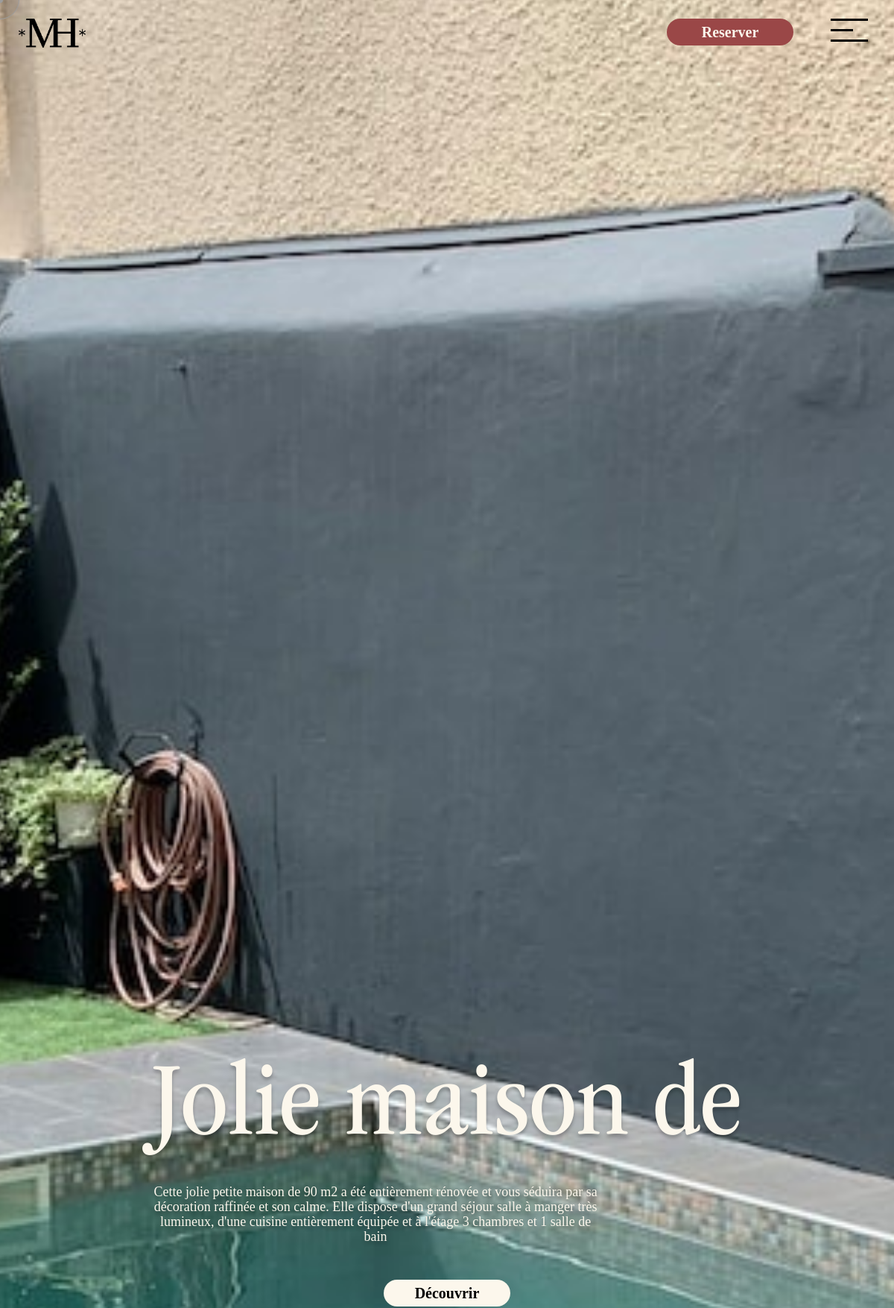
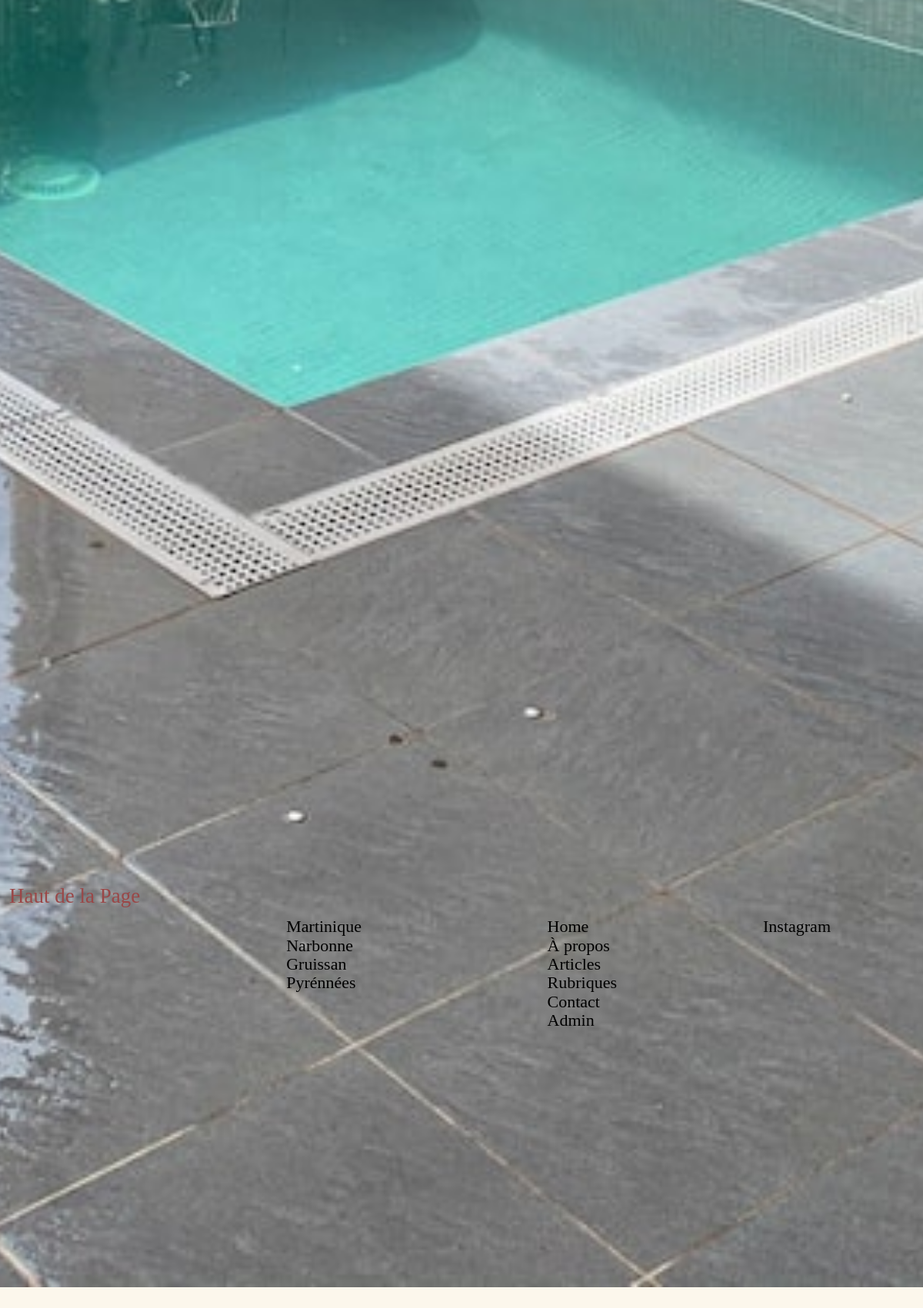
The page / on the database its author committed (2 pictures, top to bottom).
### tables this page shows
CREATE TABLE IF NOT EXISTS `rooms` (
  `id` int NOT NULL AUTO_INCREMENT,
  `room_number` varchar(255) NOT NULL,
  `price` text NOT NULL,
  `details` text NOT NULL,
  `lieu` varchar(255) NOT NULL,
  `map` text NOT NULL,
  `photo` text NOT NULL,
  `photo_des` varchar(255) NOT NULL,
  `photo2` varchar(255) NOT NULL,
  `photo_des2` varchar(255) NOT NULL,
  `photo3` varchar(255) NOT NULL,
  `photo_des3` varchar(255) NOT NULL,
  `photo4` varchar(255) NOT NULL,
  `photo_des4` varchar(255) NOT NULL,
  `photo5` varchar(255) NOT NULL,
  `photo_des5` varchar(255) NOT NULL,
  `photo6` varchar(255) NOT NULL,
  `photo_des6` varchar(255) NOT NULL,
  `photo7` varchar(255) NOT NULL,
  `photo_des7` varchar(255) NOT NULL,
  `photo8` varchar(255) NOT NULL,
  `photo_des8` varchar(255) NOT NULL,
  `photo9` varchar(255) NOT NULL,
  `photo_des9` varchar(255) NOT NULL,
  `photo10` varchar(255) NOT NULL,
  `photo_des10` varchar(255) NOT NULL,
  `photo11` varchar(255) NOT NULL,
  `photo_des11` varchar(255) NOT NULL,
  `photo12` varchar(255) NOT NULL,
  `photo_des12` varchar(255) NOT NULL,
  `photo13` varchar(255) NOT NULL,
  `photo_des13` varchar(255) NOT NULL,
  `photo14` varchar(255) NOT NULL,
  `photo_des14` varchar(255) NOT NULL,
  `photo15` varchar(255) NOT NULL,
  `photo_des15` varchar(255) NOT NULL,
  `photo16` varchar(255) NOT NULL,
  `photo_des16` varchar(255) NOT NULL,
  `photo17` varchar(255) NOT NULL,
  `photo_des17` varchar(255) NOT NULL,
  `photo18` varchar(255) NOT NULL,
  `photo_des18` varchar(255) NOT NULL,
  `photo19` varchar(255) NOT NULL,
  `photo_des19` varchar(255) NOT NULL,
  `photo20` varchar(255) NOT NULL,
  `photo_des20` varchar(255) NOT NULL,
  `photo21` varchar(255) NOT NULL,
  `photo_des21` varchar(255) NOT NULL,
  `photo22` varchar(255) NOT NULL,
  `photo_des22` varchar(255) NOT NULL,
  `photo23` varchar(255) NOT NULL,
  `photo_des23` varchar(255) NOT NULL,
  `photo24` varchar(255) NOT NULL,
  `photo_des24` varchar(255) NOT NULL,
  `eq1` varchar(100) NOT NULL,
  `eq2` varchar(100) NOT NULL,
  `eq3` varchar(100) NOT NULL,
  `eq4` varchar(100) NOT NULL,
  `eq5` varchar(100) NOT NULL,
  `eq6` varchar(100) NOT NULL,
  `eq7` varchar(100) NOT NULL,
  `eq8` varchar(100) NOT NULL,
  `eq9` varchar(100) NOT NULL,
  `eq10` varchar(100) NOT NULL,
  `eq11` varchar(100) NOT NULL,
  `eq12` varchar(100) NOT NULL,
  `eq13` varchar(100) NOT NULL,
  `eq14` varchar(100) NOT NULL,
  `eq15` varchar(100) NOT NULL,
  `act1` varchar(80) NOT NULL,
  `act2` varchar(80) NOT NULL,
  `act3` varchar(80) NOT NULL,
  `act4` varchar(80) NOT NULL,
  `act5` varchar(80) NOT NULL,
  `act6` varchar(80) NOT NULL,
  `act7` varchar(80) NOT NULL,
  `act8` varchar(80) NOT NULL,
  `act9` varchar(80) NOT NULL,
  `act10` varchar(80) NOT NULL,
  `act11` varchar(80) NOT NULL,
  `act12` varchar(80) NOT NULL,
  `act13` varchar(80) NOT NULL,
  `act14` varchar(80) NOT NULL,
  `act15` varchar(80) NOT NULL,
  `act16` varchar(80) NOT NULL,
  `act17` varchar(80) NOT NULL,
  `inte1` varchar(80) NOT NULL,
  `inte2` varchar(80) NOT NULL,
  `inte3` varchar(80) NOT NULL,
  `inte4` varchar(80) NOT NULL,
  `inte5` varchar(80) NOT NULL,
  `inte6` varchar(80) NOT NULL,
  `inte7` varchar(80) NOT NULL,
  `inte8` varchar(80) NOT NULL,
  `inte9` varchar(80) NOT NULL,
  `inte10` varchar(80) NOT NULL,
  `inte11` varchar(80) NOT NULL,
  `dist1` varchar(100) NOT NULL,
  `dist2` varchar(100) NOT NULL,
  `dist3` varchar(100) NOT NULL,
  `dist4` varchar(100) NOT NULL,
  `dist5` varchar(100) NOT NULL,
  `dist6` varchar(100) NOT NULL,
  `dist7` varchar(100) NOT NULL,
  PRIMARY KEY (`id`)
);

### index.php (the view, shortened to what this page needs)
<?php
require_once 'core/core.php';
include 'includes/header.php';
$sql = $db->query("SELECT * FROM rooms LIMIT 4");
?>
<main>
  <div class="qhero">
    <div class="qhero_page_accueil">
      <h1 class="style_h1_accueil">“Laissez-vous séduire par un univers d’élégance <br> et de douceur. <br> 4 maisons, 4 ambiances, le regard d’une femme”</h1>
      <h2 class="style_h2_accueil"> </h2>
    </div>
  </div>
  <div class="swiper mySwiper swiperHover">
    <div class="swiper-wrapper">
    <?php  while($room = mysqli_fetch_assoc($sql)):
      $nb_mots = 3;
      $var = $room['room_number'];
      $tab= explode(' ', $var, $nb_mots+1);
      unset($tab[$nb_mots]);
      $shortRoom = implode(' ', $tab);
      $nb_mots2 = 45;
      $var2 = $room['details'];
      $tab2= explode(' ', $var2, $nb_mots2+1);
      unset($tab2[$nb_mots2]);
      $shortDesc = implode(' ', $tab2);
      ?>
      <div class="swiper-slide">
        <img src="<?=$room['photo'];?>" alt="" srcset="">
        <div class="swiper-slide-titre">
          <h2><?=$shortRoom;?></h2>
          <p><?=$shortDesc?></p>
          <button><a href="maison.php?room=<?= $room['id']; ?>">Découvrir</a></button>
        </div>
      </div>
      <?php endwhile; ?>
    </div>
  </div>
  <div class="section_muriel">
    <div>
    </div>
    <div class="section_muriel_titre_text">
      <h2 class="titre_section_muriel">Muriel</h2>
      <p class="texte_section_muriel"><br> <br>
        <br><br>
        </p>
    </div>
  </div>
  <?php
  include("./includes/footer.php"); ?>
</main>

### rows shown on the page
rooms: photo (picture), shortRoom "Jolie maison de", shortDesc "Cette jolie petite maison de 90 m2 a été entièrement rénovée et vous séduira par sa décoration raffinée et son calme. Elle dispose d'un grand séjour salle à manger très lumineux, d'une cuisine entièrement équipée et à l'étage 3 chambres et 1 salle de bain"
